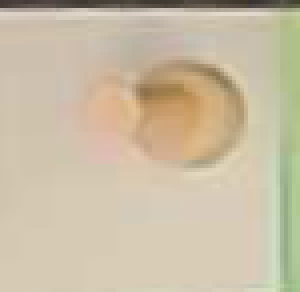
#> input picture utils/chess_cells/0_0.png, 75 x 73 px, given in place of video, which was not available (shown 4 times larger)
$ python vc.py
#> lines starting #> are read from the running program, lines starting #| are printed output that depends on the picture; after the words box and inside, x2 and y2 are one past the last pixel; in counts of white or black regions, pixels touching at a corner belong together; pictures that were not available may be replaced by others from this repository, and a replacement may not be noted
import cv2
import numpy as np
import time
import os
import glob
from datetime import datetime

# IP Webcam stream URL
stream_url = 'http://172.20.10.6:8080/video'

# Global variables for 4-point selection
points = []
selected_points = []
crop_coords = None
selection_complete = False
selection_window_open = False
cropped_frame = None  # Global variable to hold the latest cropped image

# [58 lines left out: function mouse_callback, not called in this run]

def connect_to_stream():
    """Connect to the IP Webcam stream"""
    print("Connecting to IP Webcam...")

    cap = cv2.VideoCapture(stream_url)
    cap.set(cv2.CAP_PROP_BUFFERSIZE, 1)

    if cap.isOpened():
        for i in range(5):
            ret, test_frame = cap.read()
            if ret and test_frame is not None:
                print("✓ Stream connected successfully!")
                return cap
            time.sleep(0.2)
#> this loop made 1 pass
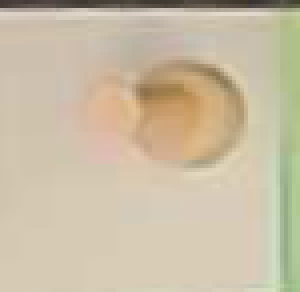
#> input picture utils/chess_cells/0_0.png, 75 x 73 px, given in place of video, which was not available (shown 4 times larger)

    cap.release()
    return None

# [77 lines left out: functions order_points, apply_perspective_transform, check_image_requests, process_image_request, not called in this run]

def draw_selection_interface(frame, debug_width=640, debug_height=480):
    """Draw the selection interface with points and instructions"""
    debug_frame = frame.copy()

    # Draw existing points
    for i, point in enumerate(points):
        # Scale point to debug frame size
        scaled_x = int(point[0])
        scaled_y = int(point[1])

        # Draw point
        cv2.circle(debug_frame, (scaled_x, scaled_y), 8, (0, 255, 255), -1)
        cv2.putText(debug_frame, str(i+1), (scaled_x-5, scaled_y-10),
                   cv2.FONT_HERSHEY_SIMPLEX, 0.7, (0, 255, 255), 2)

    # Draw lines connecting points if we have more than 1
    if len(points) > 1:
        for i in range(len(points)):
            start_point = points[i]
            end_point = points[(i + 1) % len(points)] if len(points) > 2 else points[i-1] if i > 0 else None
            if end_point and i < len(points) - 1:
                cv2.line(debug_frame, start_point, end_point, (255, 0, 0), 2)

    # If we have 4 points, draw the complete quadrilateral
    if len(points) == 4:
        pts = np.array(points, np.int32)
        pts = pts.reshape((-1, 1, 2))
        cv2.polylines(debug_frame, [pts], True, (0, 255, 0), 3)

        # Fill with semi-transparent overlay
        overlay = debug_frame.copy()
        cv2.fillPoly(overlay, [pts], (0, 255, 0))
        cv2.addWeighted(debug_frame, 0.8, overlay, 0.2, 0, debug_frame)

    # Add instructions
    instruction_text = [
        f"Click {4 - len(points)} more points" if len(points) < 4 else "Selection Complete!",
        "Press 'r' to reset" if len(points) > 0 else "Click 4 corners of chessboard",
        "Press 'Esc' to quit"
    ]

    for i, text in enumerate(instruction_text):
        cv2.putText(debug_frame, text, (10, 30 + i * 25),
                   cv2.FONT_HERSHEY_SIMPLEX, 0.6, (255, 255, 255), 2)

    # Resize for display
    debug_resized = cv2.resize(debug_frame, (debug_width, debug_height))
    return debug_resized

# [53 lines left out: functions save_current_cropped_chessboard, check_for_save_request, request_chessboard_capture, not called in this run]

if __name__ == "__main__":
    # Connect to stream
    cap = connect_to_stream()
    if cap is None:
        print("❌ Could not connect to stream")
        print("Try restarting the IP Webcam app on your phone")
        exit()

    print("🎯 Precision 4-Point Chess Board Selection")
    print("📍 Instructions:")
    print("   1. Click 4 corners of your chessboard in the 'Selection' window")
    print("   2. Perspective correction will create a perfect rectangle")
    print("   3. Handles any angle or distortion automatically")
    print("   4. Press 'r' to reset selection")
    print("   5. Press 'Esc' to quit")
    print("🔥 NEW: Pixel-perfect precision with perspective correction!")
    print("📸 BONUS: Run 'image_capturer.py' to automatically save images!")

    consecutive_failures = 0
    max_failures = 3

    # Get first frame to set up dimensions
    ret, first_frame = cap.read()
#> first_frame is the input picture: shape (73, 75, 3); mean B, G, R 164.6, 189.3, 202.4
    if ret:
        original_height, original_width = first_frame.shape[:2]
#> original_height = 73; original_width = 75
        debug_width, debug_height = 640, 480
    else:
        print("❌ Could not get initial frame")
        exit()

    while True:
        ret, frame = cap.read()

        if not ret or frame is None:
            consecutive_failures += 1
            print(f"⚠️  Frame read failed ({consecutive_failures}/{max_failures})")

            if consecutive_failures >= max_failures:
                print("Too many failures, attempting reconnection...")
                cap.release()
                cap = connect_to_stream()
                if cap is None:
                    print("❌ Reconnection failed, exiting...")
                    break
                consecutive_failures = 0

            time.sleep(0.1)
            continue

        consecutive_failures = 0

        try:
            if selection_complete and crop_coords:
                cropped_frame = apply_perspective_transform(frame, crop_coords)
                if cropped_frame is not None:
                    cv2.imshow("Precision Chess Board", cropped_frame)
                    # Check for image capture requests
                    request_files = check_image_requests()
                    for request_file in request_files:
                        process_image_request(request_file, cropped_frame)
                    # Check for save request from external script
                    check_for_save_request()
                # Once selection is complete, destroy the selection window if it exists
                if selection_window_open:
                    cv2.destroyWindow("Selection")
                    selection_window_open = False
            else:
                # Show selection interface
                debug_frame = draw_selection_interface(frame, debug_width, debug_height)
#> after the loop in draw_selection_interface, `for i, text in enumerate(instruction_text):`:
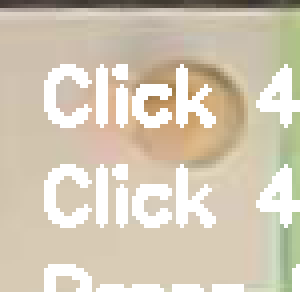
#> debug_frame: shape (73, 75, 3) (shown 4 times larger); 17.7% of pixels changed, all inside (x1, y1, x2, y2) = (11, 16, 75, 73)
#> in draw_selection_interface, `debug_resized = cv2.resize(debug_frame, (debug_width, debug_height))`:
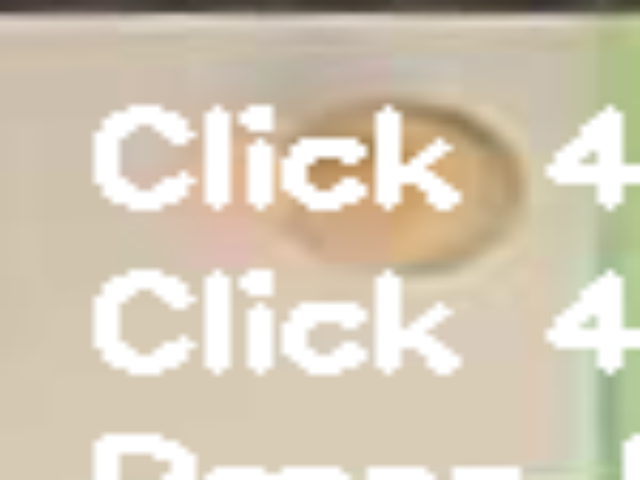
#> debug_resized: shape (480, 640, 3); mean B, G, R 181, 200.7, 211.3
                cv2.imshow("Selection", debug_frame)
                selection_window_open = True
                # Set mouse callback with frame dimensions
                cv2.setMouseCallback("Selection", mouse_callback, {
                    'original_width': original_width,
                    'original_height': original_height,
                    'debug_width': debug_width,
                    'debug_height': debug_height
                })
        except Exception as e:
            print(f"⚠️  Display error: {e}")
            continue

        # Handle key presses
        key = cv2.waitKey(1) & 0xFF
#> (key Esc is pressed here)
        if key == 27:  # Escape key
            break
        elif key == ord('r'):  # Reset selection
            points = []
            selected_points = []
            crop_coords = None
            selection_complete = False
            # When resetting, make sure the selection window will be shown again
            selection_window_open = False
            print("🔄 Selection reset. Click 4 new points.")
        elif key == ord('s'):
            # Save the current cropped chessboard image instantly using the function
            save_current_cropped_chessboard()

    print("🏁 Closing application...")
    cap.release()
    cv2.destroyAllWindows()

$ run again, on utils/chess_cells/0_1.png
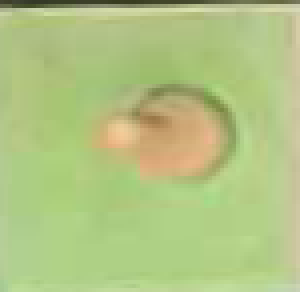
#> input picture utils/chess_cells/0_1.png, 75 x 73 px, given in place of video, which was not available (shown 4 times larger)
#> the loop in connect_to_stream, `for i in range(5):` made 1 pass
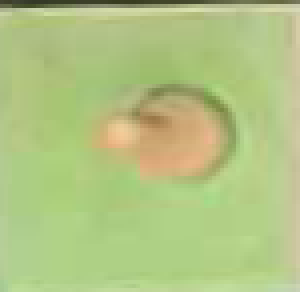
#> input picture utils/chess_cells/0_1.png, 75 x 73 px, given in place of video, which was not available (shown 4 times larger)
#> first_frame is the input picture: shape (73, 75, 3); mean B, G, R 129.9, 196.1, 177.4
#> after the loop in draw_selection_interface, `for i, text in enumerate(instruction_text):`:
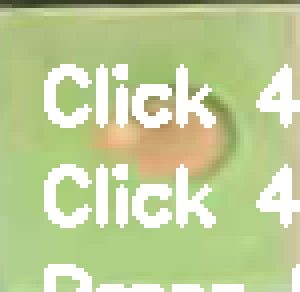
#> debug_frame: shape (73, 75, 3) (shown 4 times larger); 17.7% of pixels changed, all inside (x1, y1, x2, y2) = (11, 16, 75, 73)
#> in draw_selection_interface, `debug_resized = cv2.resize(debug_frame, (debug_width, debug_height))`:
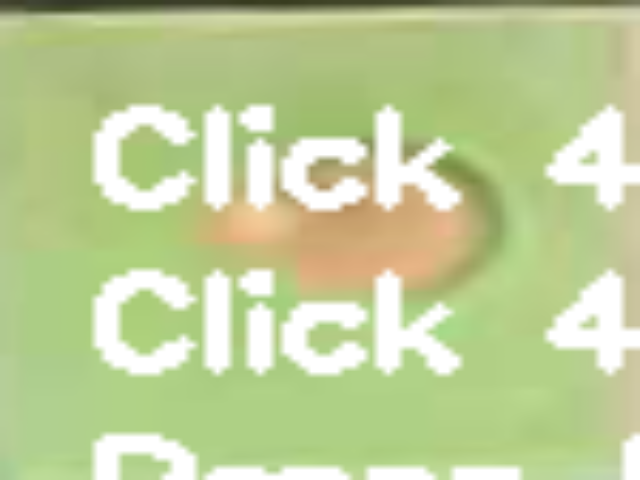
#> debug_resized: shape (480, 640, 3); mean B, G, R 152, 206.3, 191.1

$ run again, on utils/chess_cells/0_3.png
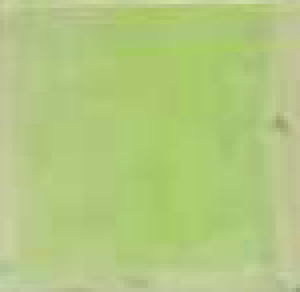
#> input picture utils/chess_cells/0_3.png, 75 x 73 px, given in place of video, which was not available (shown 4 times larger)
#> the loop in connect_to_stream, `for i in range(5):` made 1 pass
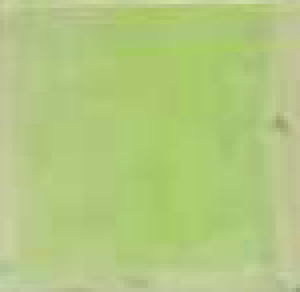
#> input picture utils/chess_cells/0_3.png, 75 x 73 px, given in place of video, which was not available (shown 4 times larger)
#> first_frame is the input picture: shape (73, 75, 3); mean B, G, R 127.4, 200.1, 177.8
#> after the loop in draw_selection_interface, `for i, text in enumerate(instruction_text):`:
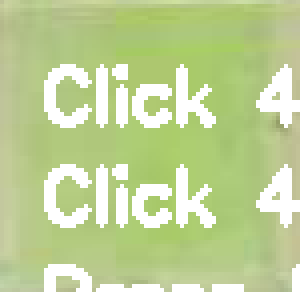
#> debug_frame: shape (73, 75, 3) (shown 4 times larger); 17.7% of pixels changed, all inside (x1, y1, x2, y2) = (11, 16, 75, 73)
#> in draw_selection_interface, `debug_resized = cv2.resize(debug_frame, (debug_width, debug_height))`:
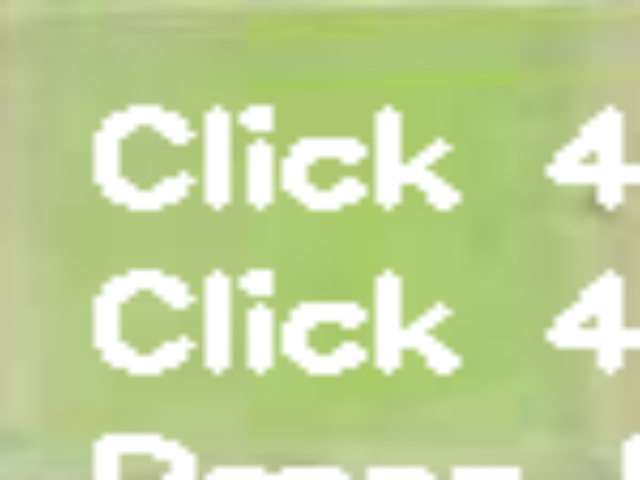
#> debug_resized: shape (480, 640, 3); mean B, G, R 150.2, 209.7, 191.5

$ run again, on utils/chess_cells/0_5.png
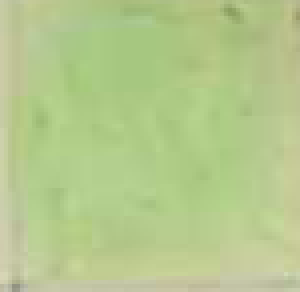
#> input picture utils/chess_cells/0_5.png, 75 x 73 px, given in place of video, which was not available (shown 4 times larger)
#> the loop in connect_to_stream, `for i in range(5):` made 1 pass
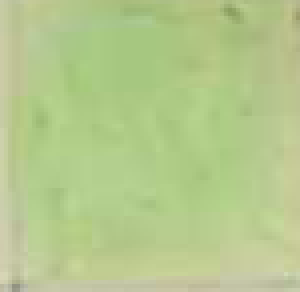
#> input picture utils/chess_cells/0_5.png, 75 x 73 px, given in place of video, which was not available (shown 4 times larger)
#> first_frame is the input picture: shape (73, 75, 3); mean B, G, R 140.6, 201.2, 181
#> after the loop in draw_selection_interface, `for i, text in enumerate(instruction_text):`:
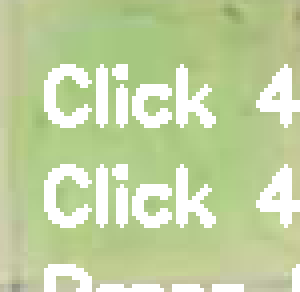
#> debug_frame: shape (73, 75, 3) (shown 4 times larger); 17.7% of pixels changed, all inside (x1, y1, x2, y2) = (11, 16, 75, 73)
#> in draw_selection_interface, `debug_resized = cv2.resize(debug_frame, (debug_width, debug_height))`:
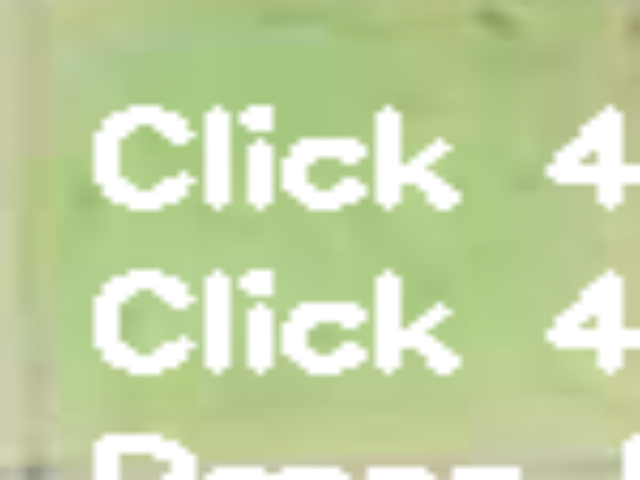
#> debug_resized: shape (480, 640, 3); mean B, G, R 160.8, 210.4, 194.1
